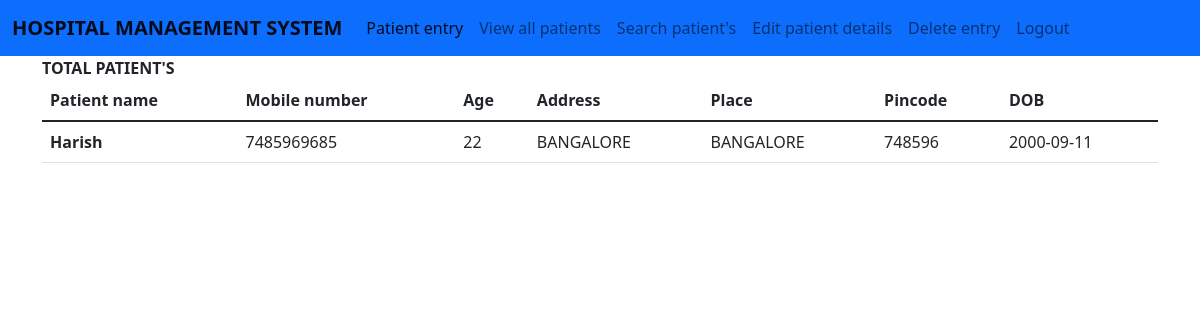
Page /viewall on the earlier database version.
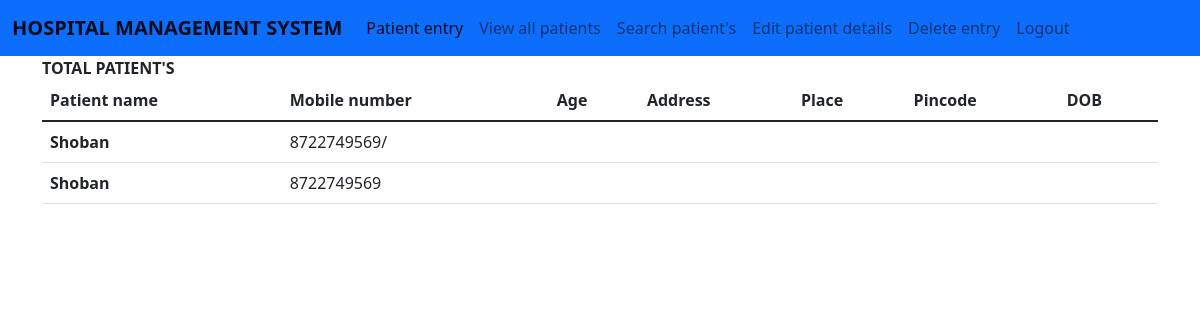
Same page on the later database version.
### tables this page shows
CREATE TABLE PATIENT(
                            ID INTEGER PRIMARY KEY AUTOINCREMENT,
                            PATIENTNAME TEXT,
                            MOBILE INTEGER,
                            AGE INTEGER,
                            ADDRESS TEXT,
                            PLACE TEXT,
                            PINCODE INTEGER,
                            DATEOFBIRTH TEXT,
                            PASSWORD TEXT);

### main.py (the view)
@app.route("/viewall")
def viewall():
    cursor.execute("SELECT * FROM PATIENT")
    r = cursor.fetchall()
    return render_template("viewall.html", patients=r)

### templates/viewall.html (shortened to what this page needs)
{% extends "base.html" %}
{% block content %}
    <div class="container">
        <div class="raw">
            <div class="col col-12 col-sm-12 col-md-12 col-lg-12 col-xl-12 col-xxl-12">
              <tr>
                <td><B>TOTAL PATIENT'S</B></td>
            </tr>
                    <table class="table">
                        <thead>
                          <tr>
                            <th scope="col">Patient name</th>
                            <th scope="col">Mobile number</th>
                            <th scope="col">Age</th>
                            <th scope="col">Address</th>
                            <th scope="col">Place</th>
                            <th scope="col">Pincode</th>
                            <th scope="col">DOB</th>
                          </tr>
                        </thead>
                        <tbody>
                          {% for i in patients %}
                          <tr>
                            <th scope="row">{{ i[1] }}</th>
                            <td>{{ i[2] }}</td>
                            <td>{{ i[3] }}</td>
                            <td>{{ i[4] }}</td>
                            <td>{{ i[5] }}</td>
                            <td>{{ i[6] }}</td>
                            <td>{{ i[7] }}</td>
                          </tr>
                          {% endfor %}
                        </tbody>
                      </table>
            </div>
        </div>
    </div>
{% endblock %}

### templates/base.html (shortened to what this page needs)
<!DOCTYPE html>
<html lang="en">
<head>
    <link href="https://cdn.jsdelivr.net/npm/bootstrap@5.1.3/dist/css/bootstrap.min.css" rel="stylesheet">
</head>
<body>
    <nav class="navbar navbar-expand-lg navbar-light bg-primary">
        <div class="container-fluid">
          <a class="navbar-brand" href="#"><B>HOSPITAL MANAGEMENT SYSTEM</B></a>
          <div class="collapse navbar-collapse" id="navbarNav">
            <ul class="navbar-nav">
              <li class="nav-item">
                <a class="nav-link active" aria-current="page" href="/dashboard">Patient entry</a>
              </li>
              <li class="nav-item">
                <a class="nav-link" href="/viewall">View all patients</a>
              </li>
              <li class="nav-item">
                <a class="nav-link" href="/search">Search patient's</a>
              </li>
              <li class="nav-item">
                <a class="nav-link" href="/update">Edit patient details</a>
              </li>
              <li class="nav-item">
                <a class="nav-link" href="/delete">Delete entry</a>
              </li>
              <li class="nav-item">
                <a class="nav-link" href="/">Logout</a>
              </li>
            </ul>
          </div>
        </div>
      </nav>
      {% block content %}
      {% endblock %}
    </body>
    </html>

Differences in the rows shown:
removed PATIENT: PATIENTNAME "Harish", MOBILE "7485969685", AGE "22", ADDRESS "BANGALORE", PLACE "BANGALORE", PINCODE "748596", DATEOFBIRTH "2000-09-11"
added PATIENT: PATIENTNAME "Shoban", MOBILE "8722749569/"
added PATIENT: PATIENTNAME "Shoban", MOBILE "8722749569"
